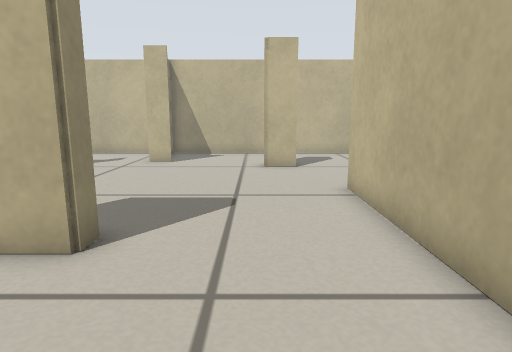
View 1 (above)

14 first-person views from a walk through a Stage world. The camera is 0.4 m above the floor, tilts 10° down and sees 75° across. The lines on the ground mark 1 m squares. The floor is counted in squares, 0.2 m on a side. Each view is taken from the middle of a square. On the plan, view 1 faces up. The plan holds only what a view shows up to about 18 squares ahead; the rest is blank. The robots in the file are not drawn.

View 2
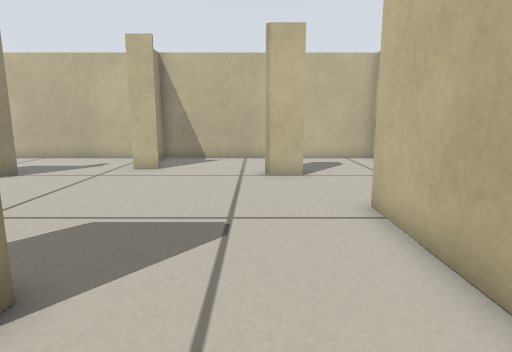

View 3
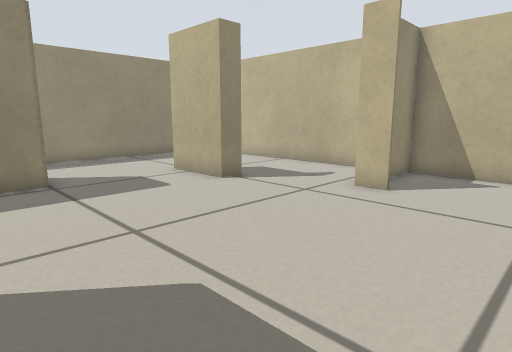

View 4
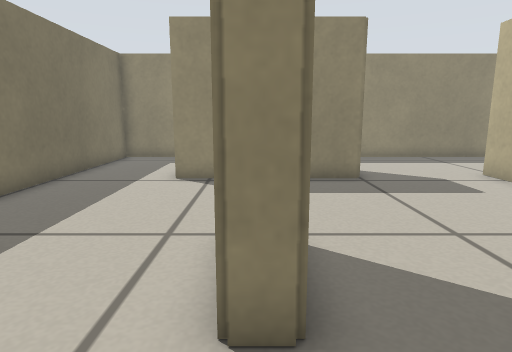

View 5
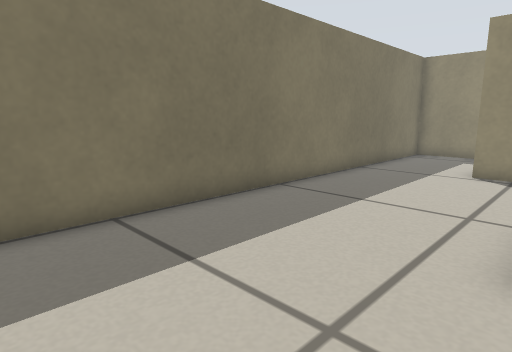

View 6
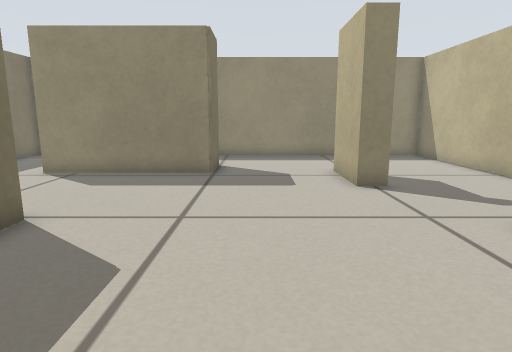

View 7
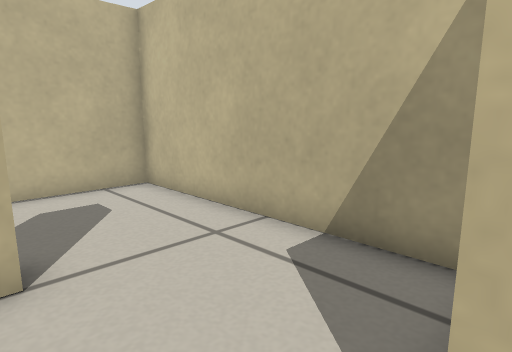

View 8
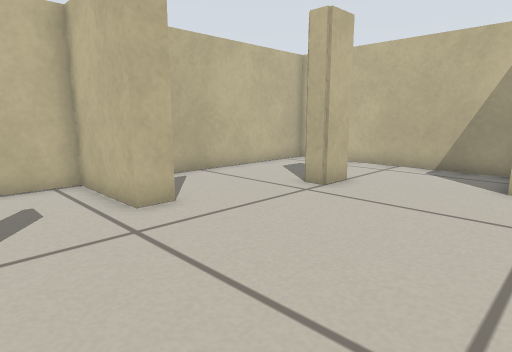

View 9
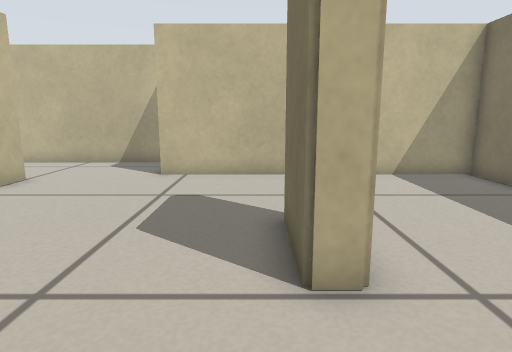

View 10
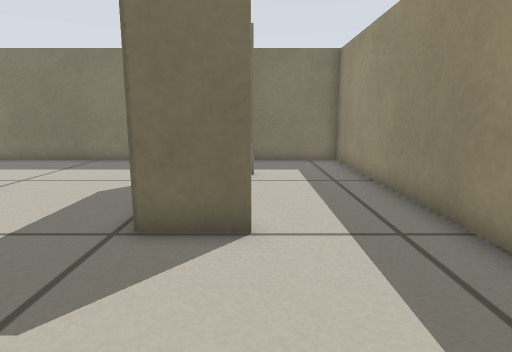

View 11
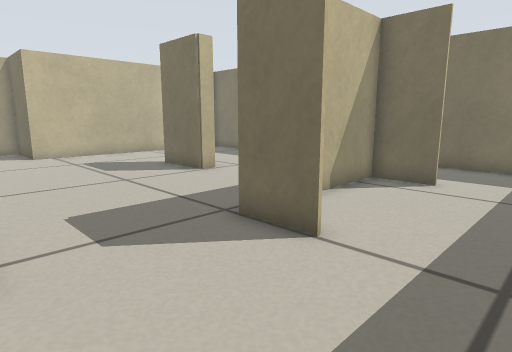

View 12
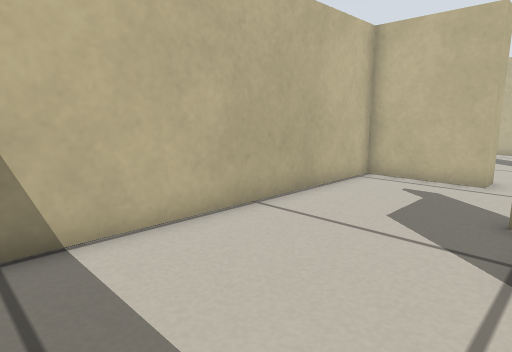

View 13
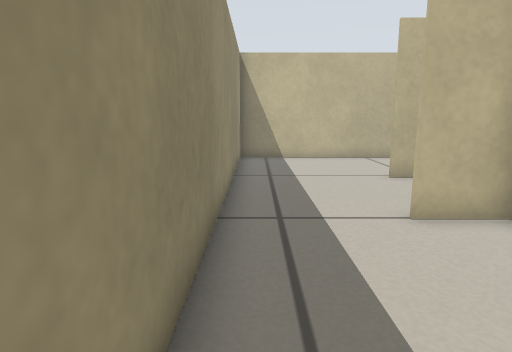

View 14
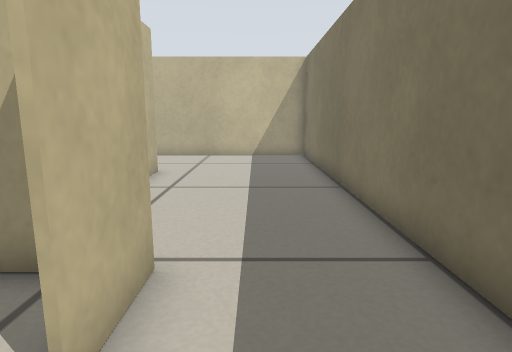

### Floor plan
Points are (right, up) in squares from view 1. A wall is a line through its corners. A room is listed if a view was taken in it or the views show most of it. See-through windows are left out.
Room 1 (views 1, 2, 3, 4, 5, 6, 7, 8, 9, 10, 11, 12, 13, 14)
walls: (-5.4, 4.6) (-5.4, 5.4) (-2.6, 5.4) (-2.6, 4.6) (-3.9, 4.6); (-10.9, 8.3) (-13, 8.3); (-8.6, 13.9) (-8.6, 13) (-11.6, 13); (-3.8, 14.9) (-4.8, 14.9) (-4.8, 18.5) (-16.8, 18.5) (-16.8, -1.5) (2.6, -1.5) (2.6, 9.3) (5.8, 9.3) (5.8, 18.5) (-4.6, 18.5) (-4.6, 16.9); (-13, 8.4) (-10.8, 8.4) (-10.8, 2.3) (-13, 2.3); (1.8, 13.4) (0.3, 13.4) (0.3, 14.2); (-13, 2.4) (-10.9, 2.4) (-10.9, 5.4)

Where each view was taken, in squares from view 1:
view 1: 0 up, 0 right, facing up
view 2: 2 up, 0 right, facing up
view 3: 6 up, 0 right, facing up-left
view 4: 5 up, 0 right, facing left
view 5: 5 up, 2 right, facing down-left
view 6: 10 up, 1 right, facing left
view 7: 9 up, 1 right, facing up-right
view 8: 8 up, 8 left, facing up-right
view 9: 6 up, 9 left, facing right
view 10: 14 up, 13 left, facing down
view 11: 13 up, 16 left, facing down-right
view 12: 13 up, 16 left, facing up-right
view 13: 2 up, 16 left, facing up
view 14: 1 up, 15 left, facing right
